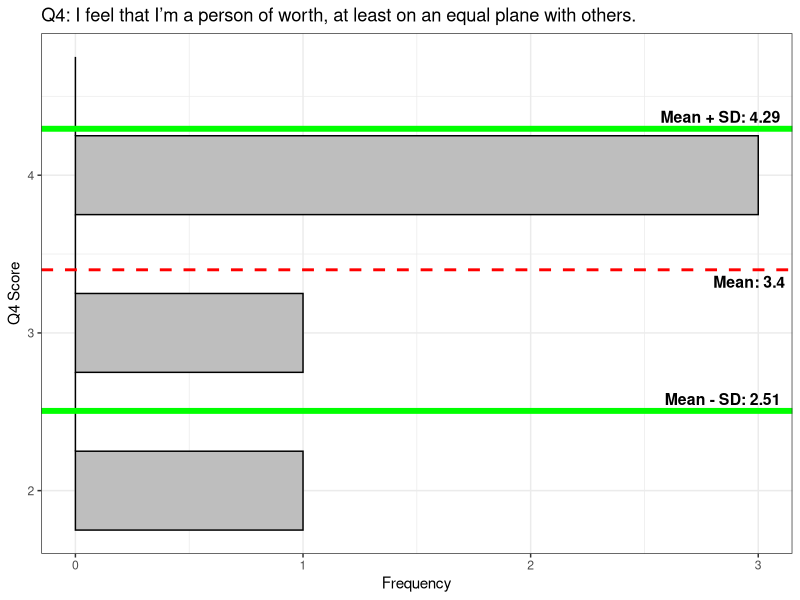
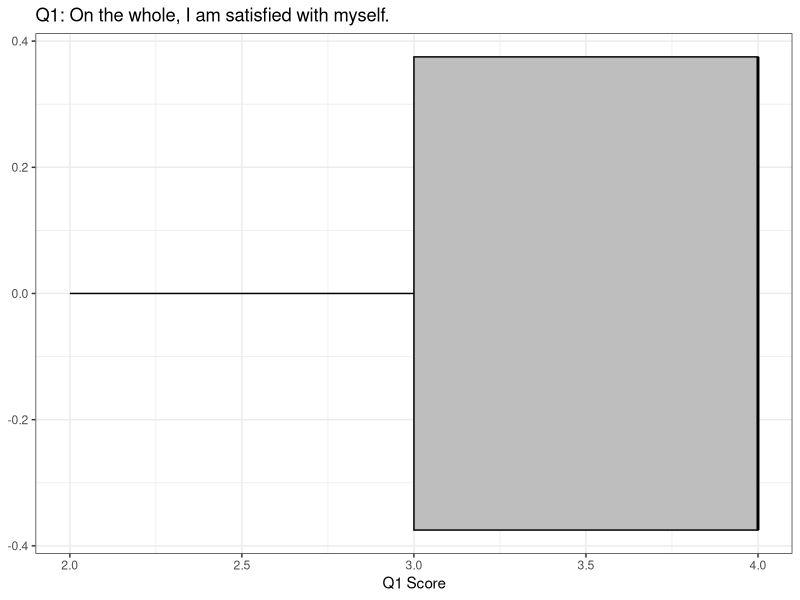

Reproduce these figures in R, in order.
install.packages("psych")
install.packages("modeest")
library(tidyverse)
library(psych)
library(modeest)

# Load local CSV and assign to dataframe "df"

df <- read.csv("week2_data_set_rosenberg_SES.csv")

# 1. Generate descriptive statistics for Q5, including the
# mean, median, variance, and standard deviation

describe(df$q5, 
         na.rm = TRUE, 
         interp=FALSE,
         skew = TRUE, 
         ranges = TRUE,
         trim=.1,
         type=3,
         check=TRUE,
         fast=NULL,
         quant=NULL,
         IQR=FALSE,
         omit=FALSE,
         data=NULL)

# 2. Hand calculate the mean for Q4.
# m = ∑x / n

q4mean <- sum(4, 4, 2, 4, 3) / 5
print(q4mean)

# 3. What is the median for Q4? The mode?

describe(df)

q4mode2 <- (df$q4)

q4mode <- c(4, 4, 2, 4, 3)
mode <- mlv(q4mode, method = "mfv") # Most Frequent Value
print(mode)

# 4. Hand calculate the variance for Q4. Remember, you
# already have the mean!
# S2 = ∑(xi - xmean)2 / n-1

q4var <- sum(
  (4 - q4mean)^2,
  (4 - q4mean)^2,
  (2 - q4mean)^2,
  (4 - q4mean)^2,
  (3 - q4mean)^2
) / 4

print(q4var)

# 5. Calculate the standard deviation using the variance. 
# What is the SD of Q4?
# S = sqrt∑(Xi - Xmean)2 / n-1

q4sd <- sqrt(q4var)
round(q4sd, 2)

# 6. Create a histogram for Q4

df %>%
  ggplot(aes(x = q4)) +
  geom_histogram(binwidth = 0.5, 
                fill = "grey", 
                color = "black") +
  
  coord_flip() +
  
  geom_vline(aes(xintercept = q4mean), 
            color = "red", 
            linetype = "dashed", 
            linewidth = 1) +
  
  geom_vline(aes(xintercept = q4mean + q4sd), 
            color = "green", 
            linetype = "solid", 
            linewidth = 2) +
  
  geom_vline(aes(xintercept = q4mean - q4sd), 
            color = "green", 
            linetype = "solid", 
            linewidth = 2,) +
  
  annotate("text", 
          x = q4mean, 
          y = Inf, 
          label = paste("Mean:", round(q4mean, 2)),
          color = "#000000",
          fontface = "bold",
          vjust = 1.5, 
          hjust = 1.1, 
          size = 4) +
  
  annotate("text", 
           x = q4mean + q4sd, 
           y = Inf, 
           label = paste("Mean + SD:", round(q4mean + q4sd, 2)),
           color = "#000000",
           fontface = "bold",
           vjust = -0.5, 
           hjust = 1.1, 
           size = 4) +
  
  annotate("text", 
           x = q4mean - q4sd, 
           y = Inf, 
           label = paste("Mean - SD:", round(q4mean - q4sd, 2)),
           color = "#000000",
           fontface = "bold", 
           vjust = -0.5, 
           hjust = 1.1, 
           size = 4) +
  
  labs(title = "Q4: I feel that I’m a person of worth, at least on an equal plane with others.",
        x = "Q4 Score",
        y = "Frequency") +
  
  theme_bw()

# 7. Add the mean and the standard deviation to the plot.

# 8. Create a boxplot for Q1.

q1mean <- mean(df$q1)
q1median <- median(df$q1)
print (q1mean)

df %>%
  ggplot(aes(x = q1)) +
  geom_boxplot(fill = "grey", color = "black") +
  labs(title = "Q1: On the whole, I am satisfied with myself.",
       x = "Q1 Score") +
  theme_bw()
